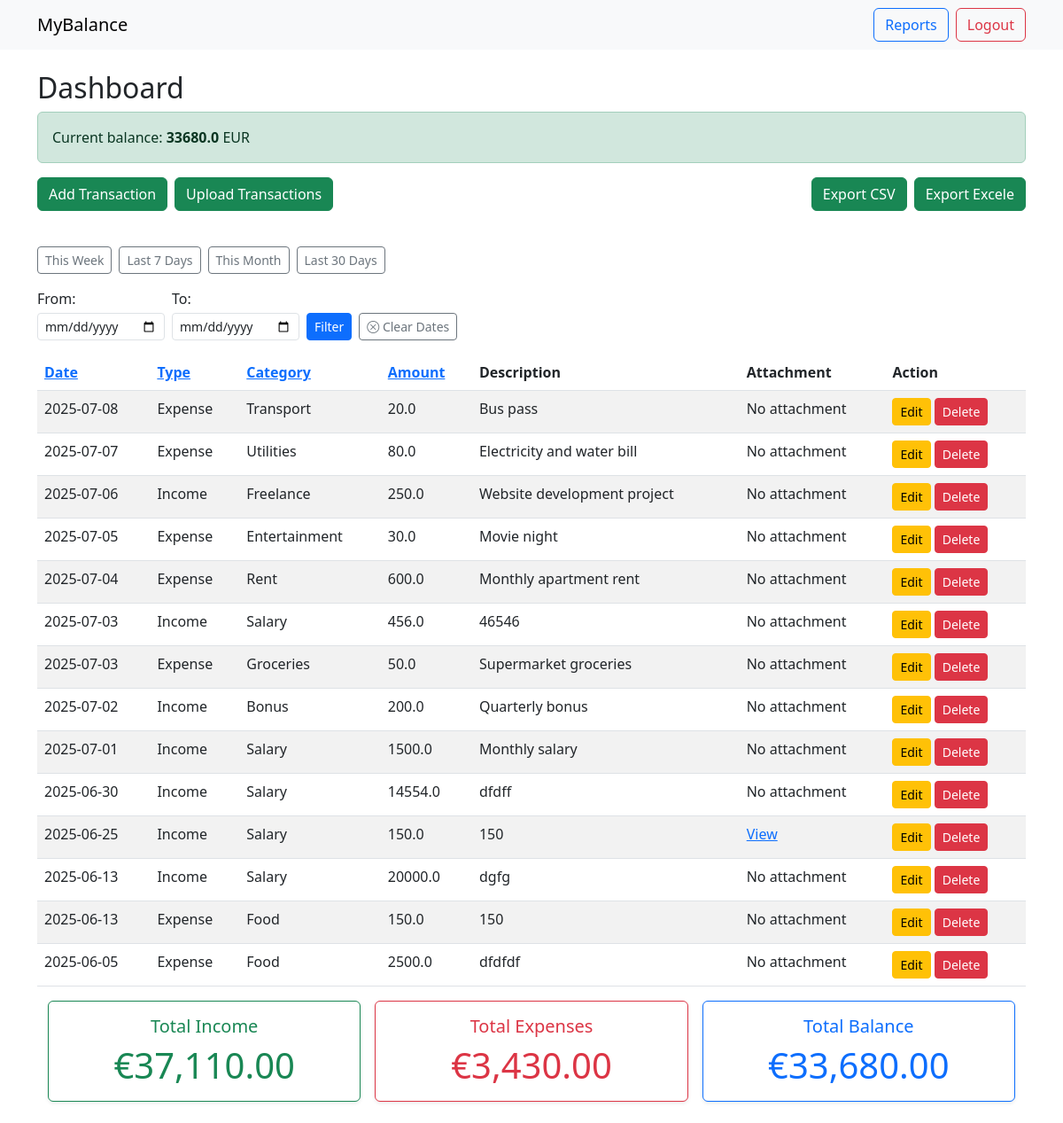
The page /dashboard (signed in) on the database as committed earlier.
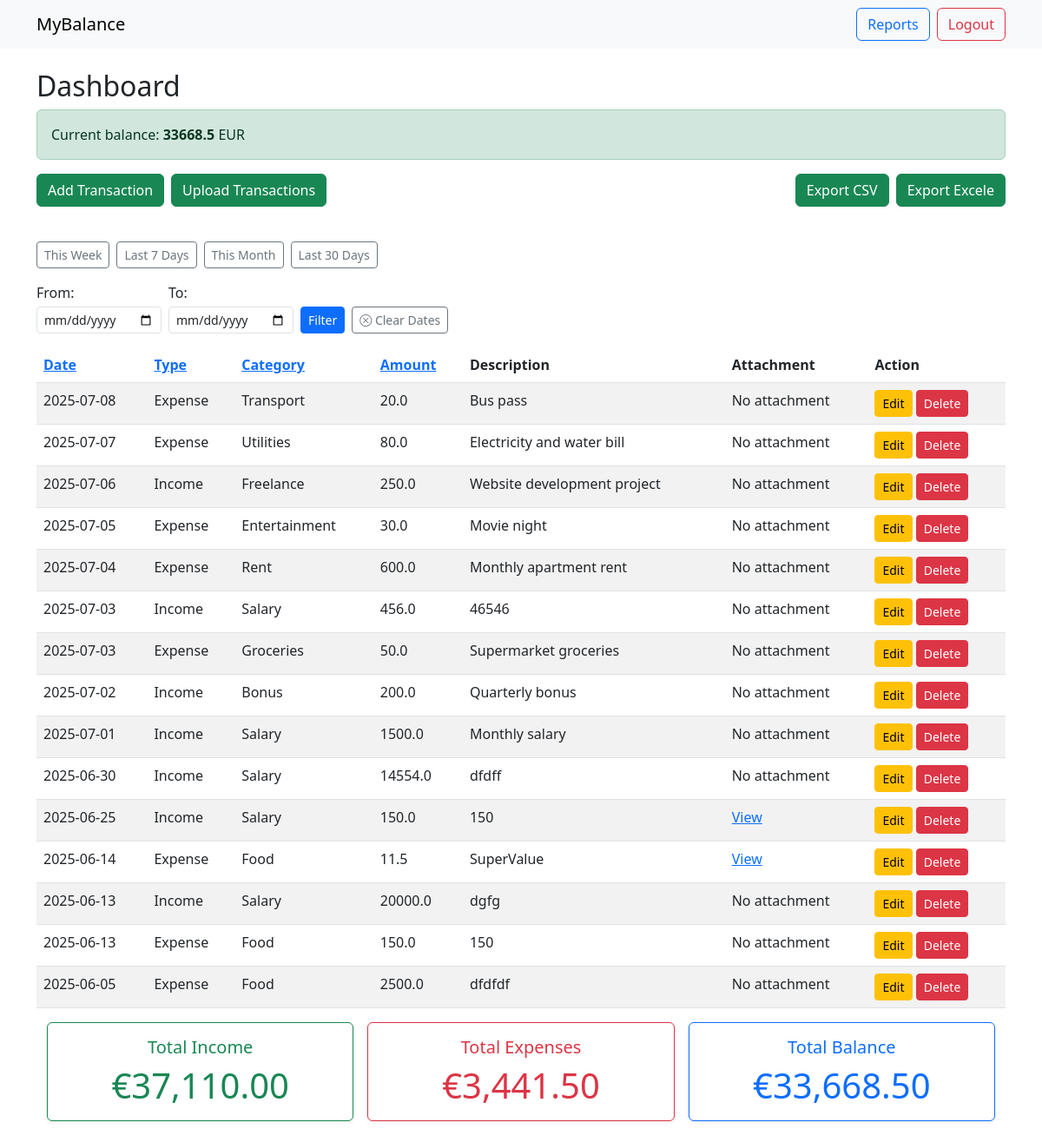
The same page on the database as committed later.
### tables this page shows
CREATE TABLE transactions (
              id INTEGER PRIMARY KEY AUTOINCREMENT,
              user_id INTEGER,
              date TEXT,
              type TEXT,
              category TEXT,
              amount REAL,
              description TEXT, attachment TEXT,
              FOREIGN KEY(user_id) REFERENCES users(id)
              );

### app.py (the view)
@app.route('/dashboard')
def dashboard():
        if 'user_id' not in session:
            return redirect(url_for('login'))
        sort_by=request.args.get('sort_by','date')
        order=request.args.get('order','desc')
        if sort_by not in ['date','type','amount', 'category']:
             sort_by='date'
        if order not in ['asc', 'desc']:
             order='desc'
        date_from=request.args.get('from')
        date_to=request.args.get('to')
        preset=request.args.get('preset')
        today=date.today()
        if preset=='this_week':
             start_of_week=today-timedelta(days=today.weekday())
             date_from=start_of_week.isoformat()
             date_to=today.isoformat()
        elif preset=='last_7_days':
             date_from=(today-timedelta(days=6)).isoformat()
             date_to=today.isoformat()
        elif preset=='this_month':
             date_from=(today.replace(day=1)).isoformat()
             date_to=today.isoformat()
        elif preset=='last_30_days':
             date_from=(today-timedelta(days=29)).isoformat()
             date_to=today.isoformat()
        query='''
            SELECT id, date, type, category, amount, description, attachment
            FROM transactions
            WHERE user_id=?
        '''
        params=[session['user_id']]
        if date_from:
             query+=" AND date>=?"
             params.append(date_from)
        if date_to:
             query+=" AND date<=?"
             params.append(date_to)
        query+= f"ORDER BY {sort_by} {order}"
        conn=get_db_conn()
        c=conn.cursor()
        c.execute(query, tuple(params))
        transactions=c.fetchall()
        query_current = '''SELECT
                        COALESCE(SUM(CASE WHEN type='Income' THEN amount ELSE 0 END),0) -
                        COALESCE(SUM(CASE WHEN type='Expense' THEN amount ELSE 0 END),0) AS balance
                        FROM transactions
                        WHERE user_id=?'''
        c.execute(query_current, (session['user_id'],))
        current_balance = c.fetchone()['balance']
        query_totals='''
                    SELECT
                    COALESCE(SUM(CASE WHEN type='Income' THEN amount ELSE 0 END),0)-
                    COALESCE(SUM(CASE WHEN type='Expense' THEN amount ELSE 0 END),0) AS balance,
                    COALESCE(SUM(CASE WHEN type='Income' THEN amount ELSE 0 END),0) AS total_income,
                    COALESCE(SUM(CASE WHEN type='Expense' THEN amount ELSE 0 END),0) AS total_expenses
                    FROM transactions
                    WHERE user_id=?

                  '''
        params_totals=[session['user_id']]
        if date_from:
            query_totals+= ' AND date>=?'
            params_totals.append(date_from)
        if date_to:
            query_totals+= ' AND date<=?'
            params_totals.append(date_to)
        c.execute(query_totals, tuple(params_totals))
        row=c.fetchone()
        total_income=row['total_income']
        total_expenses=row['total_expenses']
        balance=row['balance']
        conn.close()
        return render_template('dashboard.html', transactions=transactions, sort_by=sort_by, order=order, date_from=date_from,
                               date_to=date_to, balance=balance, total_income=total_income,total_expenses=total_expenses, current_balance=current_balance)

### app.py (called while the page is built)
def get_db_conn():
     conn=sqlite3.connect(DATABASE)
     conn.row_factory=sqlite3.Row
     return conn

### templates/dashboard.html (shortened to what the changed rows need)
{% extends 'base.html' %}
{% block content %}
<h2>Dashboard</h2>
<div class="alert {% if balance>=0 %} alert-success {% else %} alert-danger {% endif %}" role="alert">
    Current balance: <strong>{{current_balance}}</strong> EUR
</div>
<table class="table table-striped">
    <thead>
        <tr>
            <th><a href="{{ url_for('dashboard',sort_by='date', order='asc' if sort_by!='date' or order=='desc' else 'desc' ) }}">Date</a></th>
            <th><a href="{{ url_for('dashboard', sort_by='type', order='asc' if sort_by!='type' or order=='desc' else 'desc')}}">Type</a></th>
            <th><a href="{{ url_for ('dashboard', sort_by='category', order='asc' if sort_by!='category' or order=='desc' else 'desc')}}">Category</a></th>
            <th><a href ="{{ url_for('dashboard', sort_by='amount', order='asc' if sort_by!='amount' or order=='desc' else 'desc')}}">Amount</a></th>
            <th>Description</th>
            <th>Attachment</th>
            <th>Action</th>
        </tr>
    </thead>
    <tbody>
        {% for t in transactions %}
        <tr>
            <td>{{ t['date'] }}</td>
            <td>{{ t['type'] }}</td>
            <td>{{ t['category'] }}</td>
            <td>{{ t['amount'] }}</td>
            <td>{{ t['description'] }}</td>
            <td>
                {% if  t['attachment']%}
                    <a href="{{ url_for('static', filename='uploads/'+t['attachment'])}}" target="_blank">View</a>
                {% else %}
                    No attachment
                {% endif %}
               </td>
            <td >
                <a href="{{url_for('update', id=t['id'])}}" class="btn btn-sm btn-warning">Edit</a>
                <a href="{{ url_for('confirm_delete', id=t['id'], target='record')}}" class="btn btn-sm btn-danger">Delete</a>
            </td>
        </tr>
        {% endfor %}
    </tbody>
</table>
<div class="container mb-4">
  <div class="row g-3">
    {% if date_from or date_to %}
      <div class="col-md-4">
        <div class="card border-success shadow-sm">
          <div class="card-body text-center">
            <h5 class="card-title text-success">Income for period</h5>
            <p class="card-text display-6 text-success ">€{{ "{:,.2f}".format(total_income) }}</p>
          </div>
        </div>
      </div>
      <div class="col-md-4">
        <div class="card border-danger shadow-sm">
          <div class="card-body text-center">
            <h5 class="card-title text-danger">Expenses for period</h5>
            <p class="card-text display-6 text-danger ">€{{ "{:,.2f}".format(total_expenses) }}</p>
          </div>
        </div>
      </div>
      <div class="col-md-4">
        <div class="card border-primary shadow-sm">
          <div class="card-body text-center">
            <h5 class="card-title text-primary">Balance for period</h5>
            <p class="card-text display-6 text-primary">€{{ "{:,.2f}".format(balance) }}</p>
          </div>
        </div>
      </div>
    {% else %}
      <div class="col-md-4">
        <div class="card border-success shadow-sm">
          <div class="card-body text-center">
            <h5 class="card-title text-success">Total Income</h5>
             <p class="card-text display-6 text-success ">€{{ "{:,.2f}".format(total_income) }}</p>
          </div>
        </div>
      </div>
      <div class="col-md-4">
        <div class="card border-danger shadow-sm">
          <div class="card-body text-center">
            <h5 class="card-title text-danger">Total Expenses</h5>
            <p class="card-text display-6 text-danger ">€{{ "{:,.2f}".format(total_expenses) }}</p>
          </div>
        </div>
      </div>
      <div class="col-md-4">
        <div class="card border-primary shadow-sm">
          <div class="card-body text-center">
            <h5 class="card-title text-primary">Total Balance</h5>
           <p class="card-text display-6 text-primary">€{{ "{:,.2f}".format(balance) }}</p>
          </div>
        </div>
      </div>
    {% endif %}
  </div>
</div>
{% endblock %}

Rows that differ between the two databases and show on the page:
added transactions: date "2025-06-14", type "Expense", category "Food", amount "11.5", description "SuperValue"
Other text that changed with them:
{{ current_balance }}: "33680.0" → "33668.5"
{{ "{:,.2f}".format(total_expenses) }}: "3,430.00" → "3,441.50"
{{ "{:,.2f}".format(balance) }}: "33,680.00" → "33,668.50"
